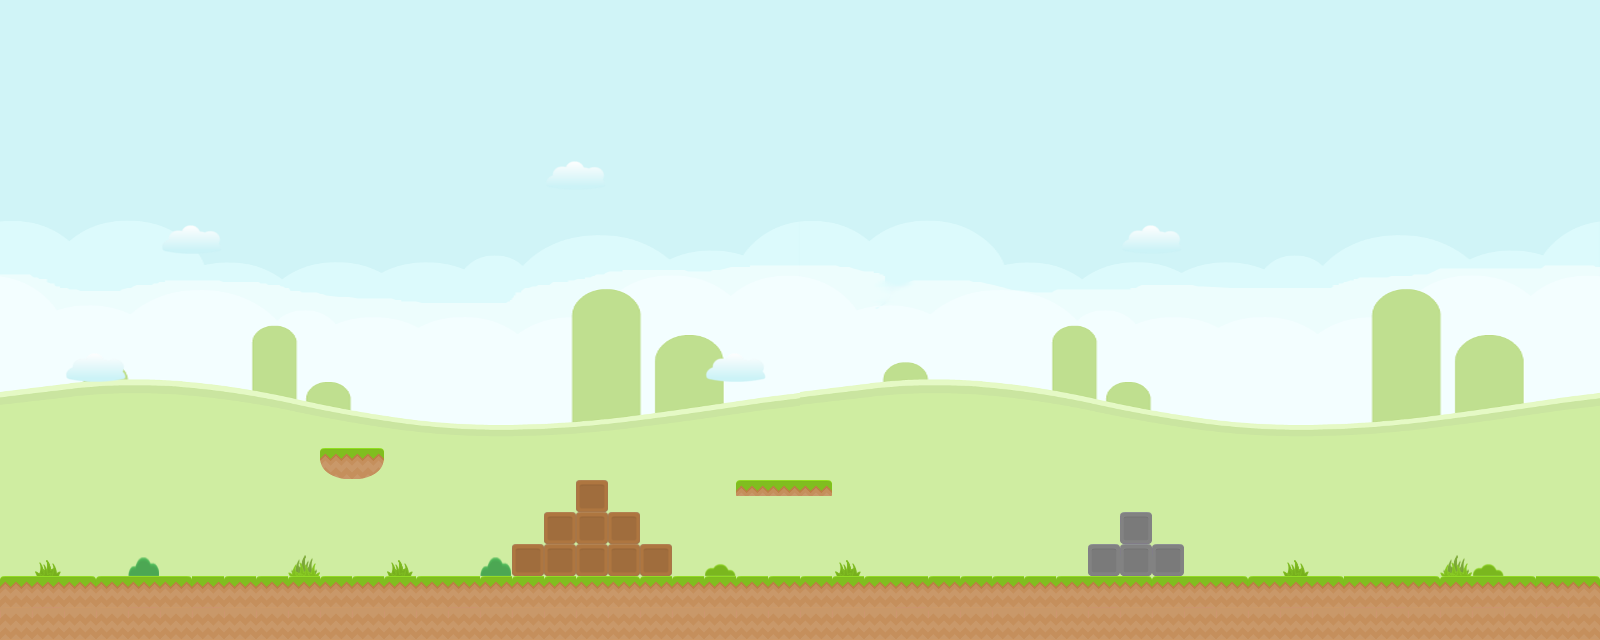

This is a level from a 2D game, rendered from its Tiled map with the project's own tilesets. A one-line summary and the map file follow, with tile-layer data summarised:
An orthogonal 50x20 tile map with 32x32 px tiles, 1 tile layer (Tile Layer 1), 2 tilesets, 1 image layer and 42 objects.

<map version="1.2" tiledversion="1.2.4" orientation="orthogonal" renderorder="right-down" width="50" height="20" tilewidth="32" tileheight="32" infinite="0" nextlayerid="4" nextobjectid="44">
 <tileset firstgid="1" name="platform-tileset" tilewidth="32" tileheight="32" tilecount="18" columns="6">
  <image source="platform-tileset.png" trans="ff00ff" width="192" height="96" />
 </tileset>
 <tileset firstgid="19" name="object-tileset" tilewidth="32" tileheight="32" tilecount="8" columns="8">
  <image source="object-tileset.png" trans="ff00ff" width="256" height="32" />
  <tile id="0">
   <properties>
    <property name="name" value="coin" />
   </properties>
  </tile>
  <tile id="1">
   <properties>
    <property name="name" value="flag" />
   </properties>
  </tile>
  <tile id="2">
   <properties>
    <property name="name" value="timer" />
   </properties>
  </tile>
  <tile id="3">
   <properties>
    <property name="name" value="springboard" />
   </properties>
  </tile>
  <tile id="4">
   <properties>
    <property name="name" value="platform" />
   </properties>
  </tile>
  <tile id="5">
   <properties>
    <property name="color" value="red" />
    <property name="name" value="key" />
   </properties>
  </tile>
  <tile id="6">
   <properties>
    <property name="color" value="red" />
    <property name="name" value="lock" />
   </properties>
  </tile>
  <tile id="7">
   <properties>
    <property name="name" value="spike" />
   </properties>
  </tile>
 </tileset>
 <imagelayer id="2" name="Image Layer 1">
  <image source="background.png" width="1600" height="640" />
 </imagelayer>
 <layer id="1" name="Tile Layer 1" width="50" height="20">
  <data>[1000 cells, 138 non-empty, 17 distinct tile ids]</data>
 </layer>
 <objectgroup id="3" name="Object Layer 1">
  <object id="1" x="0" y="576" width="1600" height="64">
   <properties>
    <property name="name" value="solid" />
   </properties>
  </object>
  <object id="2" x="320" y="448" width="64" height="32">
   <properties>
    <property name="name" value="solid" />
   </properties>
  </object>
  <object id="3" x="512" y="544" width="160" height="32">
   <properties>
    <property name="name" value="solid" />
   </properties>
  </object>
  <object id="4" x="544" y="512" width="96" height="32">
   <properties>
    <property name="name" value="solid" />
   </properties>
  </object>
  <object id="5" x="576" y="480" width="32" height="32">
   <properties>
    <property name="name" value="solid" />
   </properties>
  </object>
  <object id="7" x="64" y="512" width="32" height="32">
   <properties>
    <property name="name" value="start" />
   </properties>
  </object>
  <object id="8" gid="19" x="320" y="544" width="32" height="32" />
  <object id="9" gid="19" x="352" y="544" width="32" height="32" />
  <object id="10" gid="19" x="320" y="256" width="32" height="32" />
  <object id="11" gid="19" x="352" y="256" width="32" height="32" />
  <object id="12" gid="19" x="416" y="288" width="32" height="32" />
  <object id="13" gid="19" x="576" y="448" width="32" height="32" />
  <object id="14" gid="19" x="576" y="448" width="32" height="32" />
  <object id="15" gid="19" x="544" y="448" width="32" height="32" />
  <object id="16" gid="19" x="608" y="448" width="32" height="32" />
  <object id="17" gid="19" x="1216" y="576" width="32" height="32" />
  <object id="18" gid="19" x="1248" y="576" width="32" height="32" />
  <object id="19" gid="20" x="928" y="576" width="32" height="32" />
  <object id="20" gid="21" x="576" y="384" width="32" height="32" />
  <object id="21" gid="22" x="1024" y="576" width="32" height="32" />
  <object id="22" gid="22" x="160" y="576" width="32" height="32" />
  <object id="23" gid="23" x="256" y="352" width="32" height="32" />
  <object id="24" gid="23" x="288" y="352" width="32" height="32" />
  <object id="25" gid="23" x="320" y="352" width="32" height="32" />
  <object id="26" gid="23" x="352" y="352" width="32" height="32" />
  <object id="27" gid="23" x="384" y="352" width="32" height="32" />
  <object id="28" gid="23" x="416" y="352" width="32" height="32" />
  <object id="29" gid="24" x="256" y="288" width="32" height="32" />
  <object id="30" gid="25" x="864" y="576" width="32" height="32" />
  <object id="31" gid="25" x="864" y="544" width="32" height="32" />
  <object id="32" gid="25" x="864" y="512" width="32" height="32" />
  <object id="33" gid="25" x="896" y="480" width="32" height="32" />
  <object id="34" gid="25" x="928" y="480" width="32" height="32" />
  <object id="35" gid="25" x="960" y="480" width="32" height="32" />
  <object id="36" gid="25" x="992" y="512" width="32" height="32" />
  <object id="37" gid="25" x="992" y="544" width="32" height="32" />
  <object id="38" gid="25" x="992" y="576" width="32" height="32" />
  <object id="39" gid="26" x="736" y="576" width="32" height="32" />
  <object id="40" gid="26" x="768" y="576" width="32" height="32" />
  <object id="41" gid="26" x="800" y="576" width="32" height="32" />
  <object id="42" gid="26" x="448" y="576" width="32" height="32" />
  <object id="43" gid="26" x="480" y="576" width="32" height="32" />
 </objectgroup>
</map>
